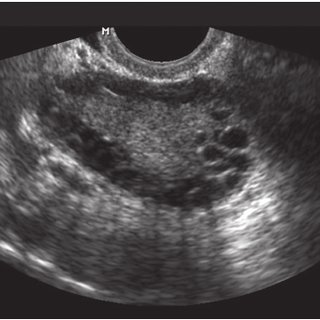
#> input picture PCOS_ultrasonic/infected/img6.jpg, 320 x 320 px, found by its file name
$ python main.py
#> lines starting #> are read from the running program, lines starting #| are printed output that depends on the picture; after the words box and inside, x2 and y2 are one past the last pixel; in counts of white or black regions, pixels touching at a corner belong together
### salt_segmentation/segmentation.py
import cv2
import numpy as np

def resize_image ( image ):
    return cv2.resize ( image , ( 250,250 ) )

def adaptive_histogram_equalization(gray_image, clip_limit=2.0, grid_size=(8, 8)):

    if len(gray_image.shape) == 3:
        gray_image = cv2.cvtColor(gray_image, cv2.COLOR_BGR2GRAY)

    clahe = cv2.createCLAHE(clipLimit=clip_limit, tileGridSize=grid_size)
    equalized_image = clahe.apply(gray_image)

    equalized_bgr = cv2.cvtColor(equalized_image, cv2.COLOR_GRAY2BGR)

    return equalized_bgr

def erode_image( binary_image : list , ksize = 3 ):
    kernel = np.ones((ksize, ksize), np.uint8)
    if binary_image is not None : return cv2.dilate(binary_image, kernel, iterations=1)

def dilate_image( binary_image : list, ksize = 3 ):
    kernel = np.ones((ksize, ksize), np.uint8)
    if binary_image is not None : return cv2.erode(binary_image, kernel, iterations=1)

def create_new_canvas ( boxes, gray_image ):
    canvas = np.ones_like(gray_image) * 255
    for box in boxes:
        x, y, width, height = box
        if ( width > 8 and height > 8 ):
            cropped_region = gray_image[ y - height : y + height + 1 , x - width : x + width + 1 ]
            canvas [ y - height : y + height + 1 , x - width : x + width + 1]\
                = cropped_region
    return canvas

def calculate_otsu_threshold(gray_image):

    gray_image = gray_image[gray_image != 255]

    histogram = cv2.calcHist([gray_image], [0], None, [256], [0, 256])

    histogram /= histogram.sum()

    optimal_threshold = -1
    max_variance = 0

    for threshold in range(255):

        p1 = histogram[:threshold].sum()
        p2 = histogram[threshold:].sum()

        m1 = np.sum(np.arange(0, threshold) * histogram[:threshold]) / (p1 if p1 > 0 else 1)
        m2 = np.sum(np.arange(threshold, 256) * histogram[threshold:]) / (p2 if p2 > 0 else 1)

        between_class_variance = p1 * p2 * (m1 - m2) ** 2

        if between_class_variance > max_variance:
            max_variance = between_class_variance
            optimal_threshold = threshold

    return optimal_threshold

def apply_bin_threshold_canvas(gray_canvas):

    return np.where( gray_canvas > calculate_otsu_threshold( gray_canvas ), 1, 0).astype(np.uint8)

boxes = []

def display_image_with_red_dots( gray_image , lower_threshold, var_threshold ):

    def draw_box(image, y, x, size, color, thickness):
        if ( size != 1 ):
            size += 7
            cv2.rectangle(image, (x - size, y - size), (x + size, y + size), color, thickness)

    def redraw_dots():
        image = cv2.cvtColor ( gray_image, cv2.COLOR_GRAY2BGR )
        image = adaptive_histogram_equalization(image)
        img_with_dots = image.copy()

        for _ in range(red_dots_count):
            idx = np.random.choice(len(dark_pixels[0]))
            y, x = dark_pixels[0][idx], dark_pixels[1][idx]
            img_with_dots[y:y+2, x:x+2] = [0, 0, 255]

            box_size = 1
            while lower_threshold <= np.var(gray_image[y-box_size:y+box_size+1, x-box_size:x+box_size+1])\
                      < var_threshold:

                box_size += 1
                if y - box_size < 0 or y + box_size >= gray_image.shape[1] or x - box_size < 0 or x + box_size >= gray_image.shape[0]:
                    break

            draw_box(img_with_dots, y, x, size=box_size, color=(0, 255, 0), thickness=1)

            boxes.append((x,y,box_size+7,box_size+7))

        #cv2.imshow('Image', img_with_dots)

    #cv2.namedWindow('Image', cv2.WINDOW_NORMAL)
    #cv2.resizeWindow('Image', 800, 600)

    gray_image = cv2.cvtColor ( gray_image, cv2.COLOR_BGR2GRAY )
    _, thresholded = cv2.threshold(gray_image, 0, 255, cv2.THRESH_BINARY + cv2.THRESH_OTSU)
    dark_pixels = np.where(thresholded == 0)

    red_dots_count = 3000
    redraw_dots()

def final_func(gray_image):

    gray_image = adaptive_histogram_equalization( resize_image ( gray_image) )

    display_image_with_red_dots(gray_image , lower_threshold = 0, var_threshold = 100 )
    canvas = create_new_canvas(boxes,gray_image)
    #cv2.imshow("Canvas",canvas)

    final_image = apply_bin_threshold_canvas(canvas) * 255
    # [7 lines of commented-out code are left out]
    return final_image

image_path = "PCOS_ultrasonic/infected/img6.jpg"
gray_image = cv2.imread ( image_path , 0 )
#> gray_image: shape (320, 320); min 16, max 255, mean 74.3
processed_img = final_func ( gray_image )
#> in display_image_with_red_dots, `_, thresholded = cv2.threshold(gray_image, 0, 255, cv2.THRESH_BINARY +..`:
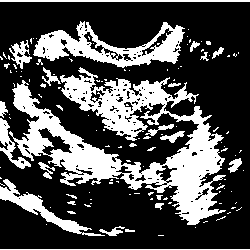
#> thresholded: shape (250, 250); 30.6% white; 127 white regions (102 under 20 px), largest, box (x1, y1, x2, y2) and area: (9, 67, 226, 225) 11883, (33, 21, 185, 68) 2988, (0, 179, 105, 236) 1127
#> in display_image_with_red_dots, `dark_pixels = np.where(thresholded == 0)`: dark_pixels = 43385 positions, rows 2 to 248, columns 0 to 249
#> call 2 of adaptive_histogram_equalization, with clip_limit = 2, grid_size = (8, 8)
#> in adaptive_histogram_equalization (call 2), `equalized_image = clahe.apply(gray_image)`:
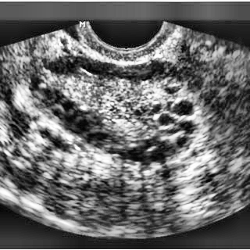
#> equalized_image: shape (250, 250); min 1, max 255, mean 106.9
#> the loop in redraw_dots, `for _ in range(red_dots_count):` made 3000 passes
#> (idx, y, x) on passes 1 to 3: (2732, 12, 232), (42613, 245, 228), (21243, 117, 213)
#> after the loop in redraw_dots, `for _ in range(red_dots_count):`:
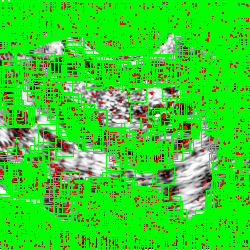
#> img_with_dots: shape (250, 250, 3); mean B, G, R 36.4, 209, 55
#> after the loop in redraw_dots, `for _ in range(red_dots_count):`: boxes = 3000 items, first 6: (232, 12, 18, 18), (228, 245, 11, 11), (213, 117, 8, 8), (220, 185, 8, 8), (50, 195, 8, 8), (108, 243, 13, 13)
#> the loop in create_new_canvas, `for box in boxes:` made 3000 passes
#> after the loop in create_new_canvas, `for box in boxes:`:
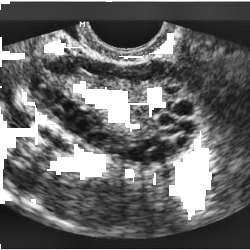
#> canvas: shape (250, 250, 3); min 11, max 255, mean 101.7
#> in calculate_otsu_threshold, `histogram = cv2.calcHist([gray_image], [0], None, [256], [0, 256])`: histogram = 256 values, max 4359 at index 32, min 0 at index 0, mean 649.9
#> in calculate_otsu_threshold, `histogram /= histogram.sum()`: histogram = 256 values, max 0.0262 at index 32, min 0 at index 0, mean 0.00391
#> the loop in calculate_otsu_threshold, `for threshold in range(255): ` made 255 passes
#> (p1, p2, m1, m2, between_class_variance, max_variance) on passes 13 to 21: (1.8e-05, 1, 66, 32574, 19054.6, 19054.6), (5.41e-05, 1, 78, 32562, 57077.5, 57077.5), (0.000162, 1, 91, 32549, 170939.9, 170939.9), (0.000325, 1, 105, 32535, 341234.8, 341234.8), (0.000667, 0.999, 120, 32520, 699890.1, 699890.1), (0.00126, 0.999, 136, 32504, 1320715.3, 1320715.3), (0.00213, 0.998, 153, 32487, 2219748.7, 2219748.7), (0.00388, 0.996, 171, 32469, 4028383.3, 4028383.3), (0.00543, 0.995, 190, 32450, 5617715.1, 5617715.1)
#> (p1, p2, m1, m2, between_class_variance) on passes 1 to 6: (0, 1, 0, 32640, 0), (0, 1, 0, 32640, 0), (0, 1, 0, 32639, 0), (0, 1, 0, 32637, 0), (0, 1, 0, 32634, 0), (0, 1, 0, 32630, 0)
#> in apply_bin_threshold_canvas, `return np.where( gray_canvas > calculate_otsu_threshold( gray_canvas )..`: returned value: shape (250, 250, 3); values 0 (black) and 1 (white), 59.5% white; 181 black regions (151 under 20 px), largest, box (x1, y1, x2, y2) and area: (0, 2, 250, 54) 8342, (0, 203, 250, 249) 5504, (199, 62, 250, 158) 2154
cv2.imshow ( "Result" , processed_img )
cv2.waitKey ( 0 )

### salt_segmentation/decision.py
import cv2
import numpy as np
from segmentation import final_func as salt_segmentation
from segmentation import erode_image, dilate_image
from segmentation import adaptive_histogram_equalization

def mark_speckle( gray_image ):

    filtered_image = cv2.medianBlur( gray_image , 5 )
    speckle_noise = cv2.absdiff(gray_image, filtered_image)
    _, binary_image = cv2.threshold(speckle_noise, 30, 255, cv2.THRESH_BINARY)

    image = cv2.cvtColor ( gray_image, cv2.COLOR_GRAY2BGR )

    marked_image = image.copy()
    marked_image[binary_image > 0] = [0, 0, 255]  # Mark in red (BGR color format)

    return marked_image


def filter_speckle ( image , box_size = 5 , iterations = 1 ):
    height, width, _ = image.shape

    half_box = box_size // 2

    for _ in range ( iterations ):
        for y in range(height):
            for x in range(width):
                # Check if the current pixel is red ([0, 0, 255])
                if np.array_equal(image[y, x], [0, 0, 255]):
                    # Define the coordinates of the box neighborhood
                    x_min = max(0, x - half_box)
                    x_max = min(width, x + half_box + 1)
                    y_min = max(0, y - half_box)
                    y_max = min(height, y + half_box + 1)

                    # Check if there is a black pixel ([0, 0, 0]) in the neighborhood
                    has_black_pixel = False
                    for ny in range(y_min, y_max):
                        for nx in range(x_min, x_max):
                            if np.array_equal(image[ny, nx], [0, 0, 0]):
                                has_black_pixel = True
                                break
                        if has_black_pixel:
                            break

                    # If there is a black pixel in the neighborhood, change the red pixel to black
                    if has_black_pixel:
                        image[y, x] = [0, 0, 0]

    return image

def speckle_noise( image ):

    return len( [ pixel for row in image for pixel in row if list( pixel ) == [ 0 , 0 , 255 ]] )

def preprocess_image ( image ):
    if ( speckle_noise ( filter_speckle ( mark_speckle ( image ) ) ) <= 1000 ):
        return erode_image ( salt_segmentation ( image ) )
    else:
        return salt_segmentation ( image )

### salt_segmentation/main.py
import cv2
import os
import shutil
from decision import preprocess_image

source_folder = 'PCOS_ultrasonic/notinfected'
destination_folder = 'Processed_images/notinfected'

if not os.path.exists(destination_folder):
    os.makedirs(destination_folder)

files = os.listdir(source_folder)

print(len(files))

file_count = 0

for file in files:

    image_path = source_folder + "/" + file
    image = cv2.imread ( image_path, 0 )
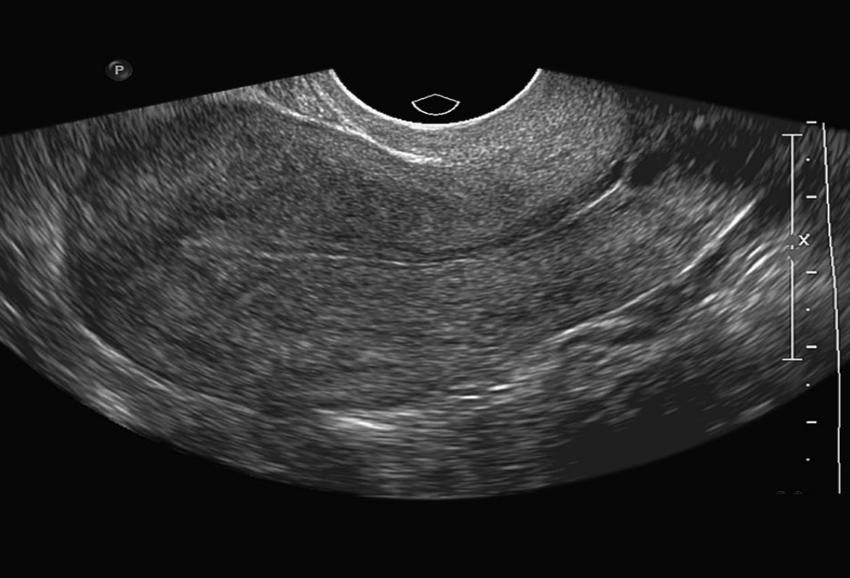
#> input picture PCOS_ultrasonic/notinfected/Copy of img_0_9989.jpg, 850 x 578 px, found by its file name
#> image is the input picture: shape (578, 850); min 0, max 255, mean 46.1
    image = cv2.resize ( image , ( 250,250 ) )
#> image: shape (250, 250)

    pre_processed_image = preprocess_image (  image )
#> in mark_speckle, `_, binary_image = cv2.threshold(speckle_noise, 30, 255, cv2.THRESH_BIN..`: binary_image: shape (250, 250); 3.6% white in thin lines or dots, all inside (x1, y1, x2, y2) = (0, 26, 247, 215)
#> in mark_speckle, `marked_image[binary_image > 0] = [0, 0, 255]`: marked_image: shape (250, 250, 3); mean B, G, R 41.2, 41.2, 50.5
#> in display_image_with_red_dots (call 2), `_, thresholded = cv2.threshold(gray_image, 0, 255, cv2.THRESH_BINARY +..`: thresholded: shape (250, 250); 38.2% white; 156 white regions (145 under 20 px), largest, box (x1, y1, x2, y2) and area: (0, 29, 250, 213) 22960, (171, 162, 193, 183) 65, (203, 46, 215, 57) 59
#> after the loop in redraw_dots (call 2), `for _ in range(red_dots_count):`:
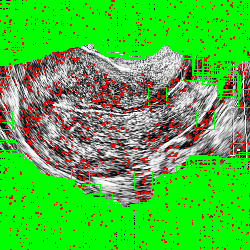
#> img_with_dots: shape (250, 250, 3); mean B, G, R 55.7, 188.9, 72.4
#> the loop in create_new_canvas (call 2), `for box in boxes:` made 6000 passes
#> in apply_bin_threshold_canvas (call 2), `return np.where( gray_canvas > calculate_otsu_threshold( gray_canvas )..`:
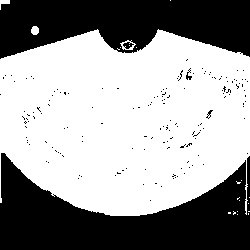
#> returned value: shape (250, 250, 3); values 0 (black) and 1 (white), 60.6% white; 157 black regions (152 under 20 px), largest, box (x1, y1, x2, y2) and area: (0, 153, 250, 250) 13406, (0, 0, 250, 59) 10821, (123, 42, 134, 49) 44, (186, 68, 192, 80) 31, (206, 110, 213, 119) 22

    cv2.imwrite ( f"Processed_images/notinfected/img_{file_count}.jpg", pre_processed_image )
    file_count += 1
